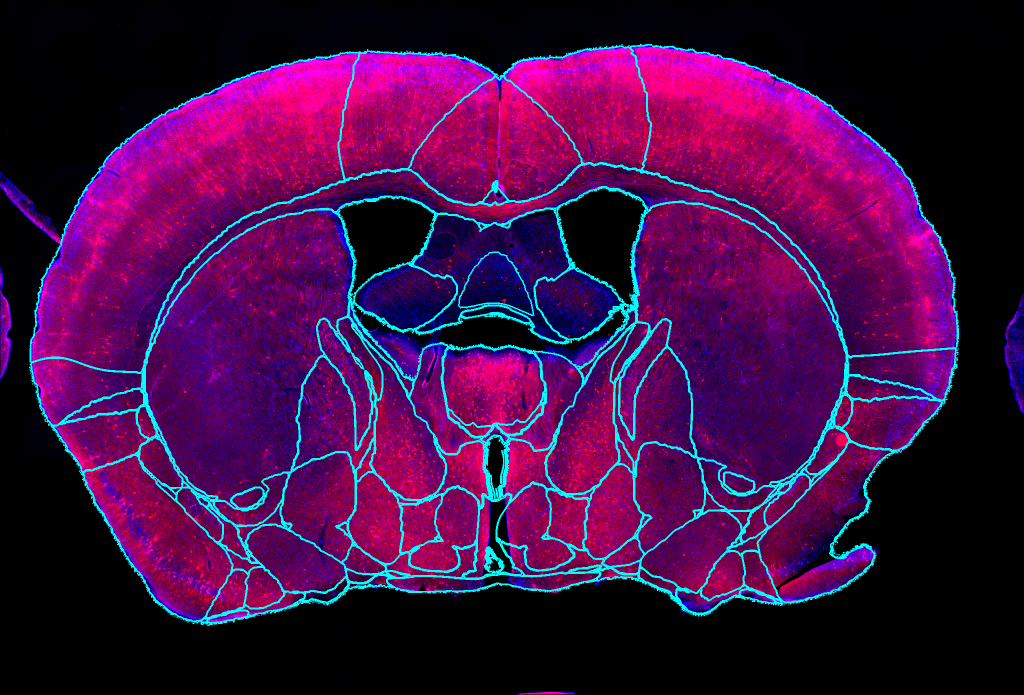
#> input picture assets/demo_registrations/promo/slice_11_warped_on_color.png, 2048 x 1389 px, given in place of slice_06.png, which was not available (shown at 1/2 size)
$ python make_promo.py
#> lines starting #> are read from the running program, lines starting #| are printed output that depends on the picture; pictures that were not available may be replaced by others from this repository, and a replacement may not be noted
"""Build promo composites: input slice -> arrow with label -> registered slice."""
from pathlib import Path
from PIL import Image, ImageDraw, ImageFont

BG = (0, 0, 0)
BLUE = (57, 162, 250)
WHITE = (255, 255, 255)
FONT_PATH = "C:/Windows/Fonts/consolab.ttf"  # Consolas Bold

ROOT = Path(__file__).resolve().parent
SRC = ROOT.parent.parent.parent / "web-demo" / "public" / "demo_brain"

TRIPLES = [
    ("slice_06", "slice_06_warped_on_color.png", "3.90 mm AP"),
    ("slice_11", "slice_11_generated_on_color.png", "5.65 mm AP"),
    ("slice_19", "slice_19_warped_on_color.png", "7.03 mm AP"),
]


def fit_height(img: Image.Image, target_h: int) -> Image.Image:
#> called with target_h = 700
    w, h = img.size
#> w = 2048; h = 1389
    new_w = int(round(w * target_h / h))
#> new_w = 1032
    return img.resize((new_w, target_h), Image.LANCZOS)
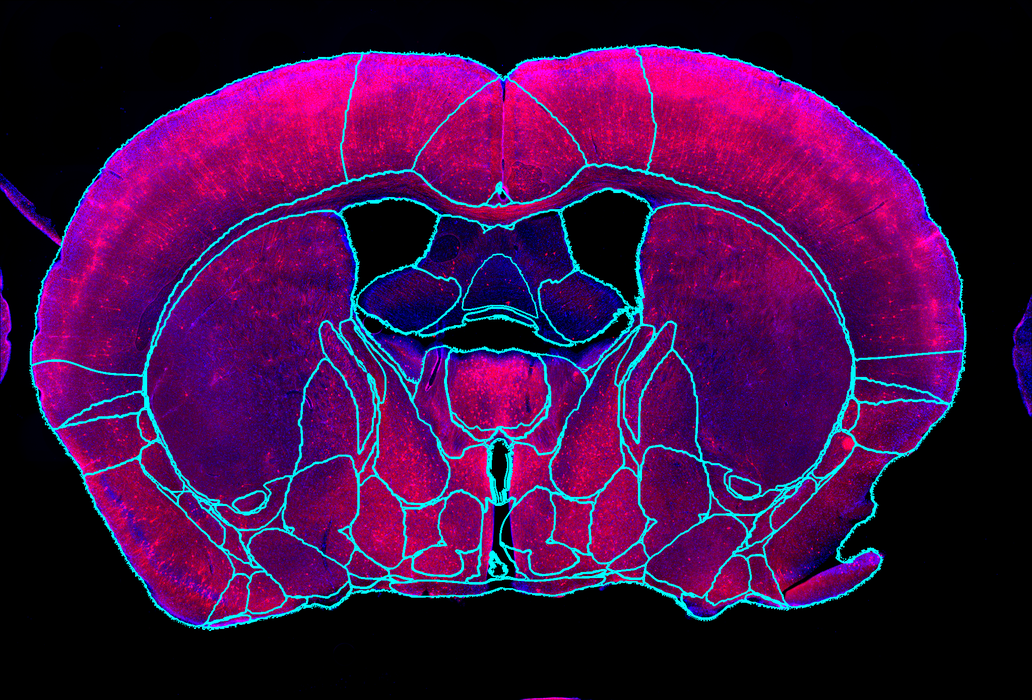
#> returned value: PIL image 1032x700 RGB; mean R, G, B 64.7, 13, 67.9


def measure_segments(
    draw: ImageDraw.ImageDraw,
    segments: list[tuple[str, tuple[int, int, int], ImageFont.FreeTypeFont]],
) -> tuple[int, int]:
    """Total pixel width + max height for a sequence of (text, color, font) segments."""
    width = 0
    height = 0
    for text, _, font in segments:
        bbox = draw.textbbox((0, 0), text, font=font)
        width += bbox[2] - bbox[0]
        height = max(height, bbox[3] - bbox[1])
    return width, height


def draw_segments(
    draw: ImageDraw.ImageDraw,
    segments: list[tuple[str, tuple[int, int, int], ImageFont.FreeTypeFont]],
    center_x: int,
    baseline_y: int,
) -> None:
    """Render mixed-font multi-color label centered horizontally at (center_x, baseline_y)."""
    total_w, _ = measure_segments(draw, segments)
    x = center_x - total_w // 2
    for text, color, font in segments:
        bbox = draw.textbbox((0, 0), text, font=font)
        draw.text((x, baseline_y), text, font=font, fill=color, anchor="lm")
        x += bbox[2] - bbox[0]


def build_one(left_path: Path, right_path: Path, out_path: Path) -> None:
    slice_h = 700
    left = fit_height(Image.open(left_path).convert("RGB"), slice_h)
    right = fit_height(Image.open(right_path).convert("RGB"), slice_h)
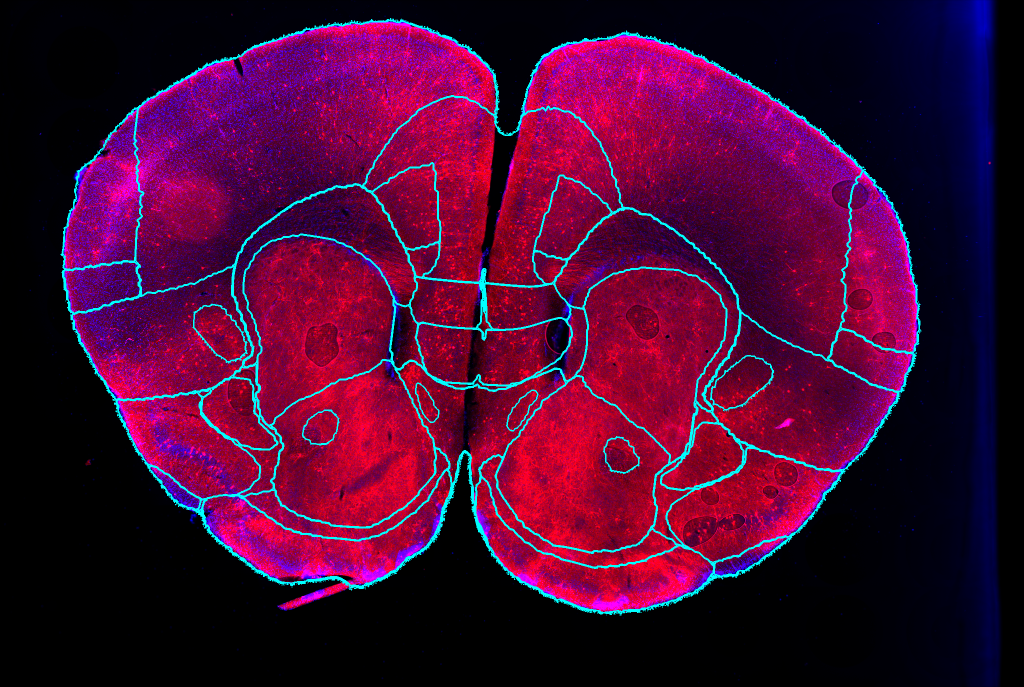
#> input picture assets/demo_registrations/promo/slice_06_warped_on_color.png, 2048 x 1374 px (shown at 1/2 size)
#> call 2 of fit_height, with target_h = 700
#> in fit_height (call 2), `w, h = img.size`: h = 1374
#> in fit_height (call 2), `new_w = int(round(w * target_h / h))`: new_w = 1043
#> in fit_height (call 2), `return img.resize((new_w, target_h), Image.LANCZOS)`:
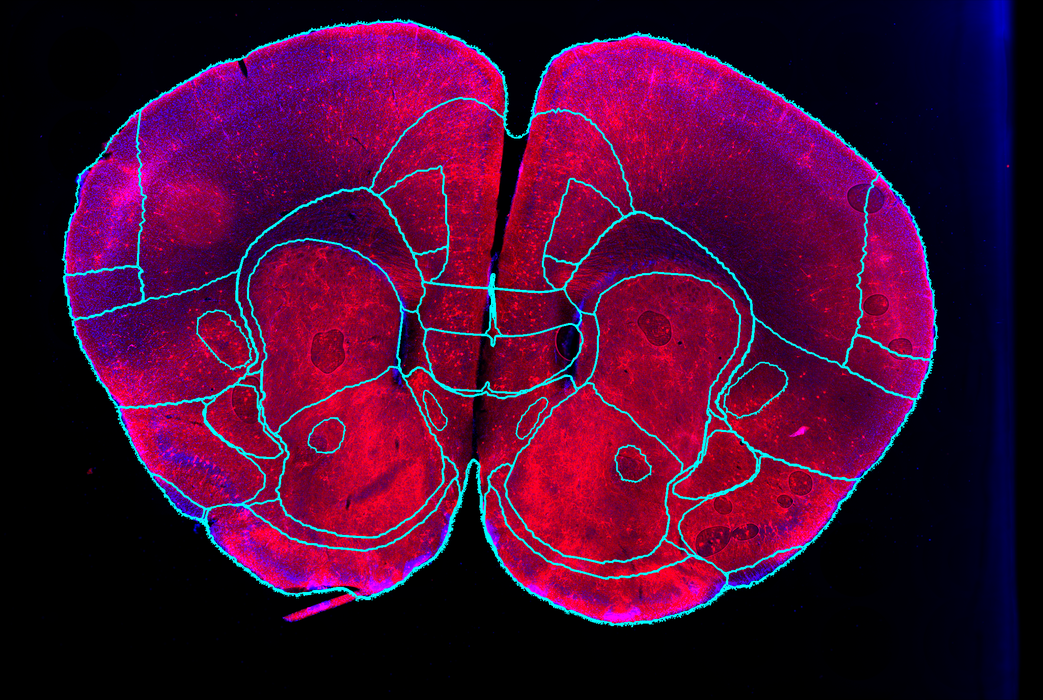
#> returned value: PIL image 1043x700 RGB; mean R, G, B 71, 8.9, 49.7

    name_font = ImageFont.truetype(FONT_PATH, 50)
    plus_font = ImageFont.truetype(FONT_PATH, 38)

    names = ["VLM", "Image model", "Elastix"]
    line_h = 64
    plus_h = 50
    # Stack: name | + | name | + | name (5 rows)
    stack_h = line_h * 3 + plus_h * 2

    # Find widest text row to size the center column.
    tmp = Image.new("RGB", (10, 10), BG)
    tdraw = ImageDraw.Draw(tmp)
    max_text_w = max(
        tdraw.textbbox((0, 0), name, font=name_font)[2] for name in names
    )

    arrow_len = 280  # shorter arrow
    head_w = 60
    side_pad = 80  # padding around the stack inside the center column
    column_w = max(max_text_w, arrow_len) + side_pad * 2

    margin = 60
    canvas_w = left.width + right.width + column_w + margin * 2
#> canvas_w = 2683
    canvas_h = slice_h + margin * 2

    canvas = Image.new("RGB", (canvas_w, canvas_h), BG)
#> canvas: PIL image 2683x820 RGB; every value is 0
    canvas.paste(left, (margin, margin))
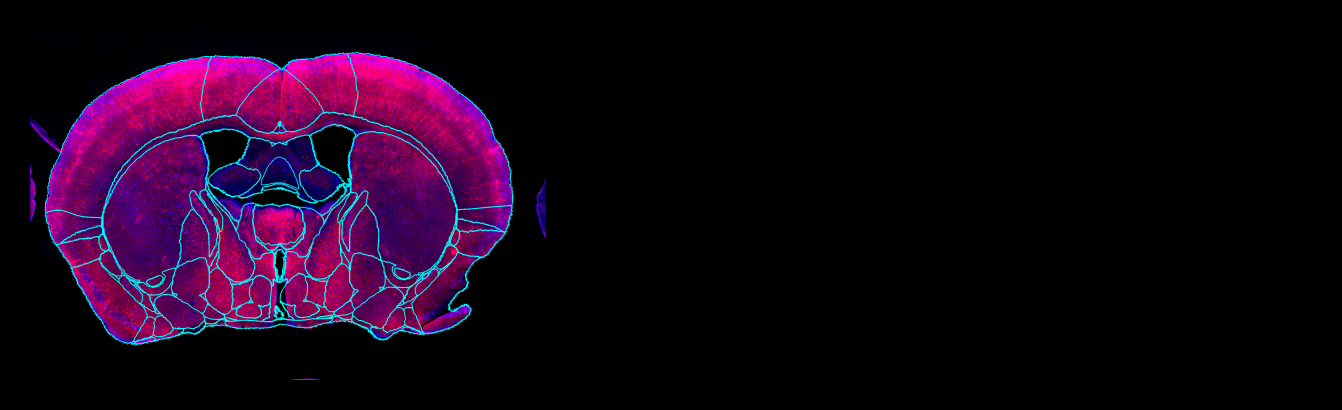
#> canvas: PIL image 2683x820 RGB (shown at 1/2 size); mean R, G, B 21.2, 4.3, 22.3
    canvas.paste(right, (margin + left.width + column_w, margin))
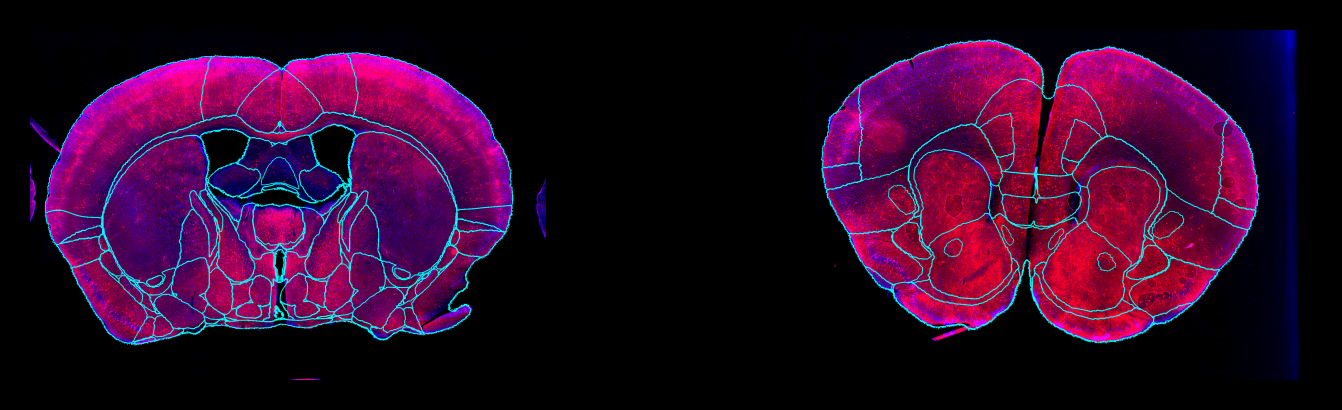
#> canvas: PIL image 2683x820 RGB (shown at 1/2 size); mean R, G, B 44.8, 7.2, 38.8

    draw = ImageDraw.Draw(canvas)

    column_cx = margin + left.width + column_w // 2
#> column_cx = 1336
    column_cy = margin + slice_h // 2

    # Lay out the stack vertically centered around column_cy, with arrow below.
    arrow_top_gap = 50  # space between stack bottom and arrow
    block_h = stack_h + arrow_top_gap + head_w  # rough block height
    stack_top = column_cy - block_h // 2

    y = stack_top
    rows: list[tuple[str, tuple[int, int, int], ImageFont.FreeTypeFont, int]] = []
    for i, name in enumerate(names):
        rows.append((name, WHITE, name_font, line_h))
        if i < len(names) - 1:
            rows.append(("+", BLUE, plus_font, plus_h))

    for text, color, font, row_h in rows:
        draw.text((column_cx, y + row_h // 2), text,
                  font=font, fill=color, anchor="mm")
        y += row_h
#> after the loop, y = 501

    # Short arrow below the stack
    arrow_y = stack_top + stack_h + arrow_top_gap + head_w // 2
    arrow_x0 = column_cx - arrow_len // 2
#> arrow_x0 = 1196
    arrow_x1 = column_cx + arrow_len // 2
#> arrow_x1 = 1476
    stroke = 12
    draw.line([(arrow_x0, arrow_y), (arrow_x1 - head_w + 4, arrow_y)],
              fill=BLUE, width=stroke)
    draw.polygon([
        (arrow_x1, arrow_y),
        (arrow_x1 - head_w, arrow_y - head_w * 0.8),
        (arrow_x1 - head_w, arrow_y + head_w * 0.8),
    ], fill=BLUE)

    canvas.save(out_path)
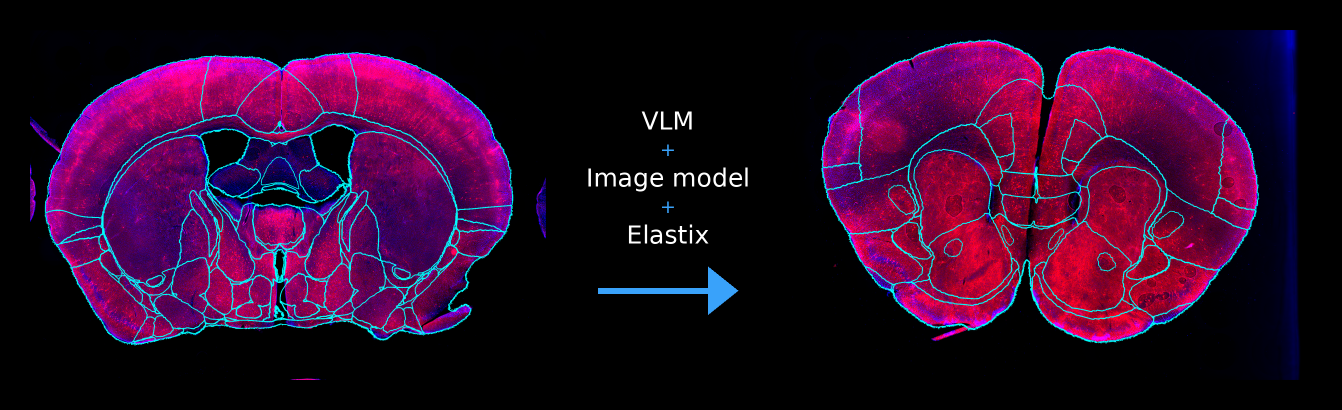
#> saved as slice_06_promo_v6.png: PIL image 2683x820 RGB (shown at 1/2 size); mean R, G, B 45.7, 8.4, 40.2
    print(f"  {out_path.name}: {canvas.size[0]}x{canvas.size[1]}  "
          f"(stack {max_text_w}x{stack_h}, column {column_w})")
#|   slice_06_promo_v6.png: 2683x820  (stack 328x292, column 488)


def main() -> None:
    out_dir = ROOT
    for slice_name, registered_filename, _ in TRIPLES:
        left = SRC / f"{slice_name}.png"
        right = ROOT / registered_filename
        out = out_dir / f"{slice_name}_promo_v6.png"
        build_one(left, right, out)
#> pass 2 of the loop in main, `for slice_name, registered_filename, _ in TRIPLES:`:
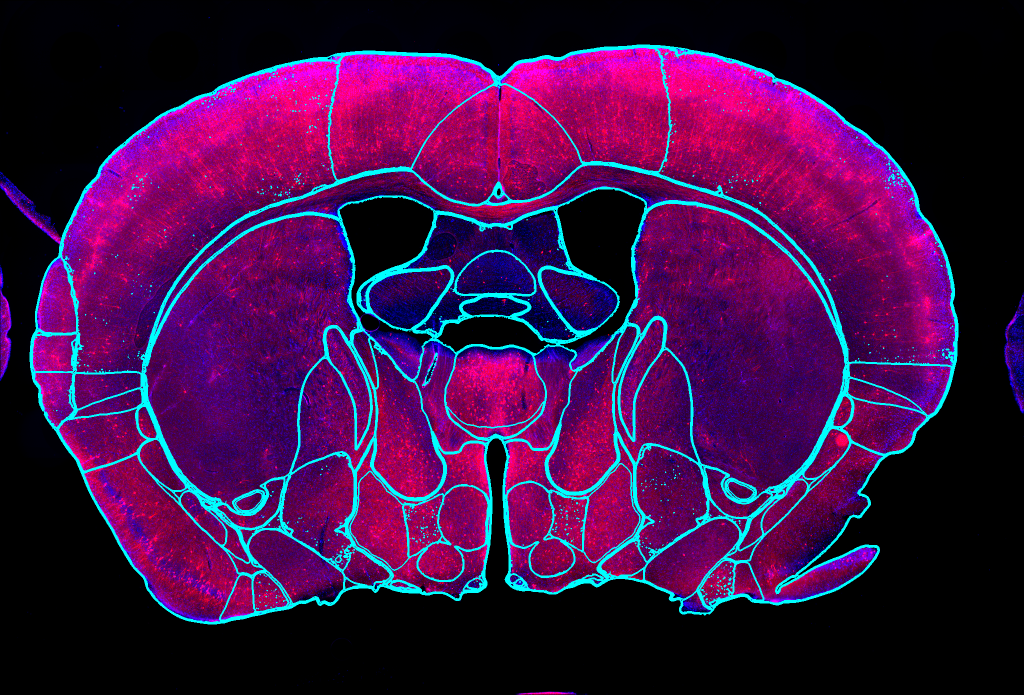
#> input picture assets/demo_registrations/promo/slice_11_generated_on_color.png, 2048 x 1389 px (shown at 1/2 size)
#> in build_one (call 2), `canvas.paste(right, (margin + left.width + column_w, margin))`:
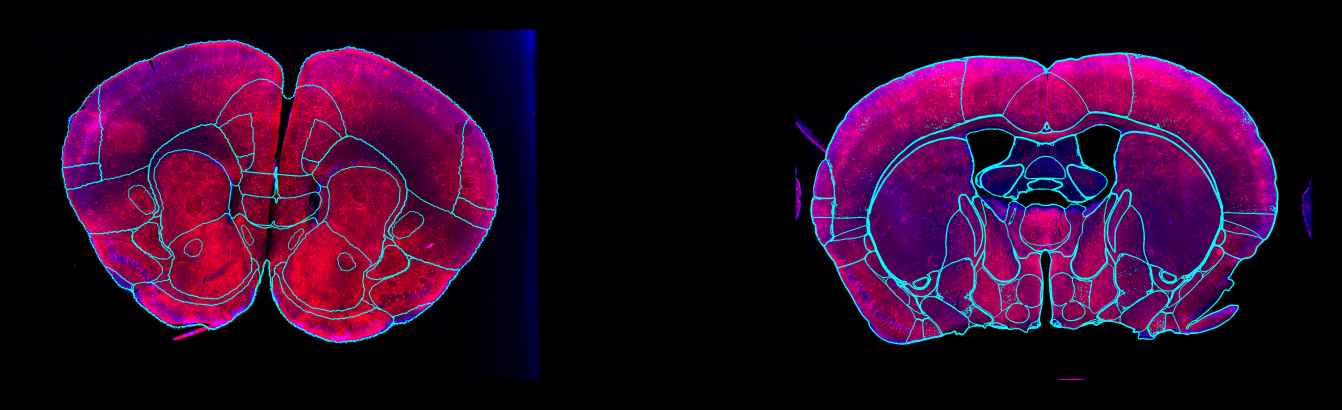
#> canvas: PIL image 2683x820 RGB (shown at 1/2 size); mean R, G, B 44.3, 8.3, 39.3
#> after the loop in build_one (call 2), `for text, color, font, row_h in rows:`: y = 501
#> in build_one (call 2), `canvas.save(out_path)`:
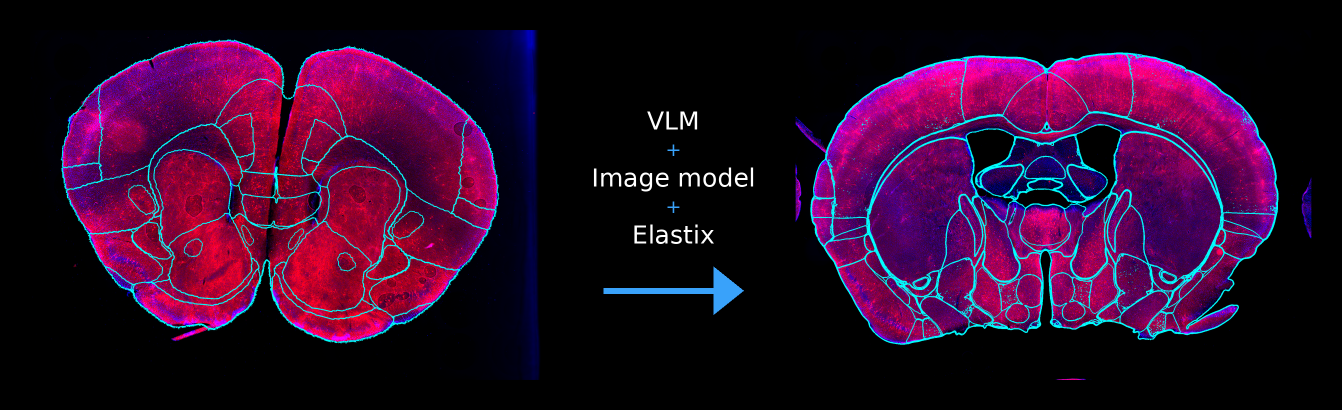
#> saved as slice_11_promo_v6.png: PIL image 2683x820 RGB (shown at 1/2 size); mean R, G, B 45.3, 9.5, 40.7
#|   slice_11_promo_v6.png: 2683x820  (stack 328x292, column 488)
#> pass 3 of the loop in main, `for slice_name, registered_filename, _ in TRIPLES:`:
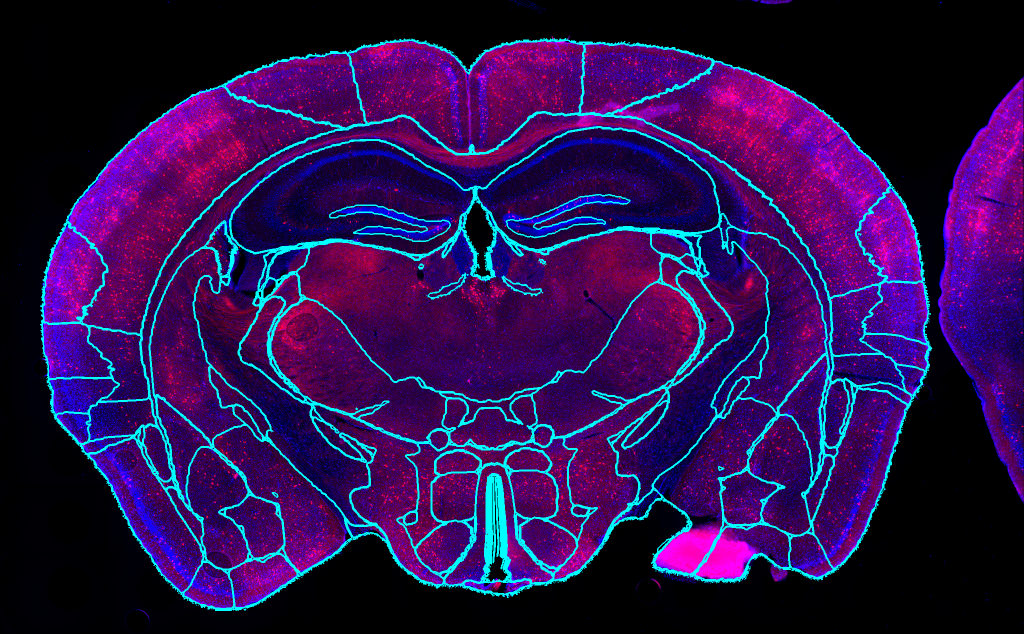
#> input picture assets/demo_registrations/promo/slice_19_warped_on_color.png, 2048 x 1268 px (shown at 1/2 size)
#> in build_one (call 3), `canvas.paste(right, (margin + left.width + column_w, margin))`:
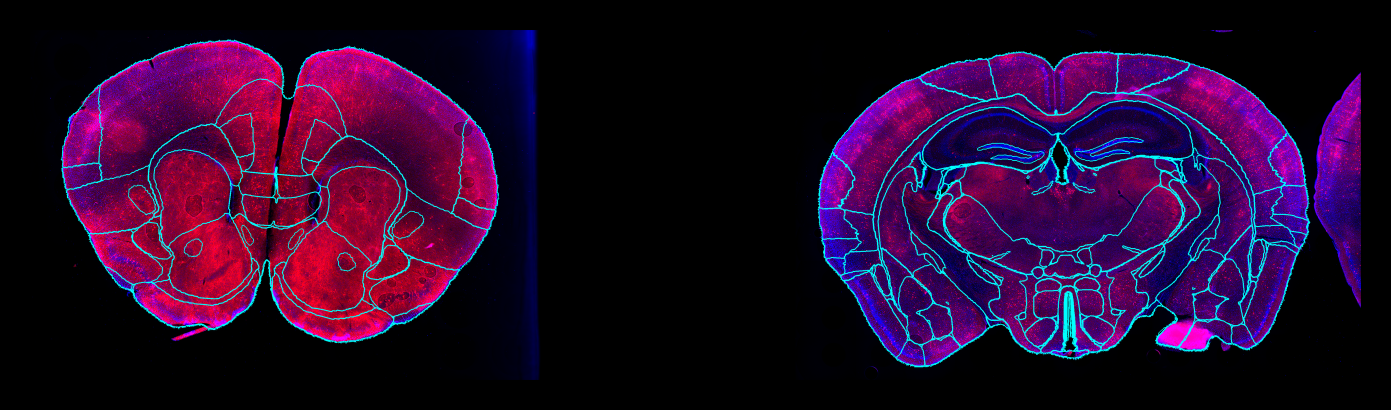
#> canvas: PIL image 2782x820 RGB (shown at 1/2 size); mean R, G, B 38.3, 8.6, 42.9
#> in build_one (call 3), `canvas.save(out_path)`:
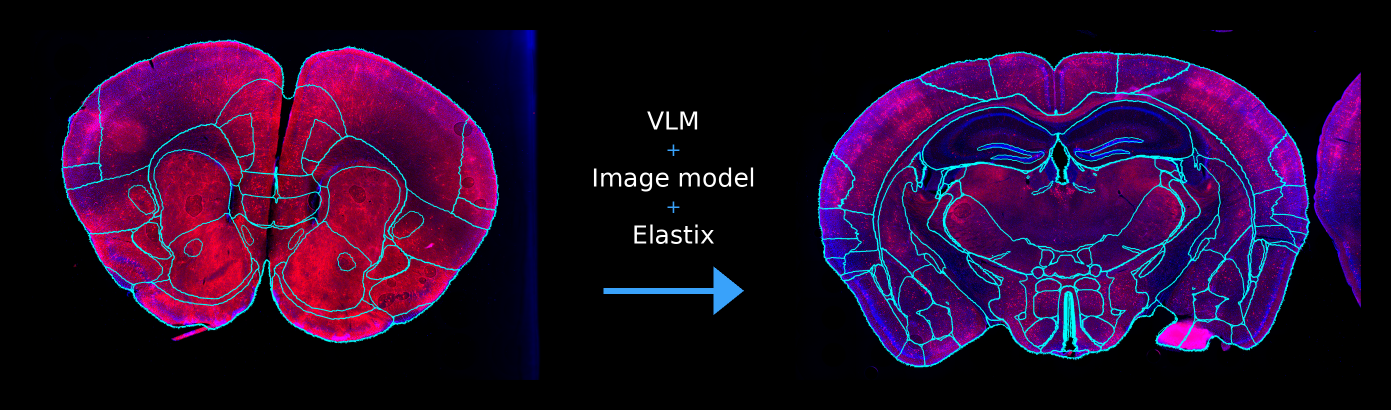
#> saved as slice_19_promo_v6.png: PIL image 2782x820 RGB (shown at 1/2 size); mean R, G, B 39.2, 9.7, 44.3
#|   slice_19_promo_v6.png: 2782x820  (stack 328x292, column 488)


if __name__ == "__main__":
    main()
